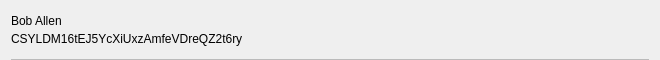
<?xml version="1.0" encoding="UTF-8"?>
<ui version="4.0">
 <class>ContactDropdownRow</class>
 <widget class="QWidget" name="ContactDropdownRow">
  <property name="geometry">
   <rect>
    <x>0</x>
    <y>0</y>
    <width>660</width>
    <height>60</height>
   </rect>
  </property>
  <property name="minimumSize">
   <size>
    <width>0</width>
    <height>60</height>
   </size>
  </property>
  <property name="windowTitle">
   <string>Form</string>
  </property>
  <layout class="QVBoxLayout" name="verticalLayout">
   <property name="spacing">
    <number>0</number>
   </property>
   <property name="topMargin">
    <number>0</number>
   </property>
   <property name="bottomMargin">
    <number>0</number>
   </property>
   <item>
    <widget class="QWidget" name="rowContainer" native="true">
     <property name="styleSheet">
      <string notr="true"/>
     </property>
     <layout class="QHBoxLayout" name="horizontalLayout">
      <property name="spacing">
       <number>0</number>
      </property>
      <property name="leftMargin">
       <number>0</number>
      </property>
      <property name="topMargin">
       <number>0</number>
      </property>
      <property name="rightMargin">
       <number>0</number>
      </property>
      <property name="bottomMargin">
       <number>0</number>
      </property>
      <item>
       <layout class="QVBoxLayout" name="verticalLayout_2">
        <property name="spacing">
         <number>0</number>
        </property>
        <property name="topMargin">
         <number>12</number>
        </property>
        <property name="bottomMargin">
         <number>12</number>
        </property>
        <item>
         <widget class="QLabel" name="lblLabel">
          <property name="styleSheet">
           <string notr="true"/>
          </property>
          <property name="text">
           <string notr="true">Bob Allen</string>
          </property>
         </widget>
        </item>
        <item>
         <widget class="QLabel" name="lblAddress">
          <property name="styleSheet">
           <string notr="true"/>
          </property>
          <property name="text">
           <string notr="true">CSYLDM16tEJ5YcXiUxzAmfeVDreQZ2t6ry</string>
          </property>
         </widget>
        </item>
       </layout>
      </item>
     </layout>
    </widget>
   </item>
   <item>
    <widget class="QLabel" name="lblDivisory">
     <property name="minimumSize">
      <size>
       <width>0</width>
       <height>1</height>
      </size>
     </property>
     <property name="maximumSize">
      <size>
       <width>16777215</width>
       <height>1</height>
      </size>
     </property>
     <property name="styleSheet">
      <string notr="true">background-color:#bababa;</string>
     </property>
     <property name="text">
      <string/>
     </property>
     <property name="alignment">
      <set>Qt::AlignBottom|Qt::AlignLeading|Qt::AlignLeft</set>
     </property>
    </widget>
   </item>
  </layout>
 </widget>
 <resources/>
 <connections/>
</ui>
